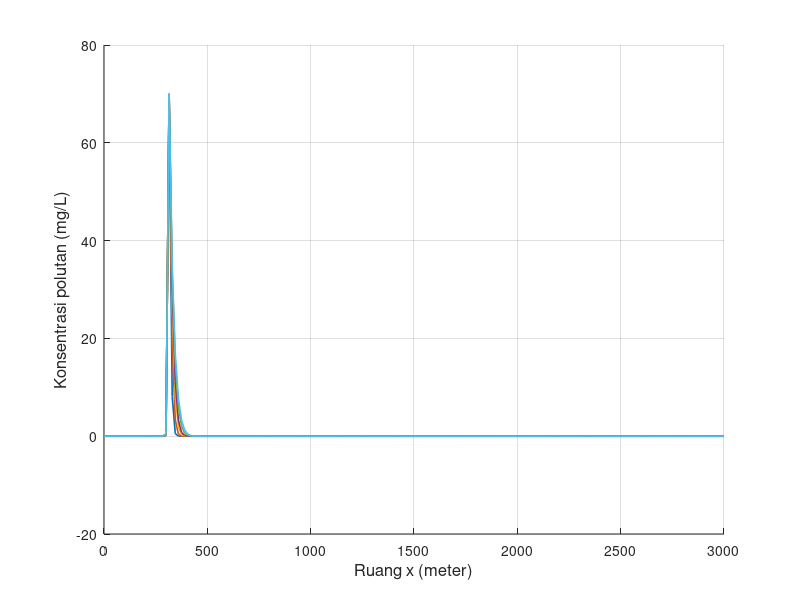

Source code (MATLAB): (Note: this script raises an error after producing the figure.)
clear; clc; close all;

% Feby Syarief Al A`raaf
% 26050124130087
% Oseanografi C
%
% Simulasi difusi 1 dimensi metode Crank-Nicolson
% Sumber polutan kontinu
% Grafik: konsentrasi polutan terhadap ruang
% NIM = 087, sehingga:
% x = 0, y = 8, z = 7

x_digit = 0;
y_digit = 8;
z_digit = 7;

C_source = 10 * z_digit;

L = 3000;
T = 7200;

scenario(1).nama = 'Skenario 1';
scenario(1).dx   = 15;
scenario(1).dt   = 6;
scenario(1).G    = 0.5;
scenario(1).m    = 15 + z_digit;

scenario(2).nama = 'Skenario 2';
scenario(2).dx   = 30;
scenario(2).dt   = 6;
scenario(2).G    = 0.05;
scenario(2).m    = 30 + z_digit;

scenario(3).nama = 'Skenario 3';
scenario(3).dx   = 15;
scenario(3).dt   = 6;
scenario(3).G    = 1;
scenario(3).m    = 15 + z_digit;

folder_output = 'output_Kontinu_CN_Polutan_Terhadap_Ruang';
if ~exist(folder_output, 'dir')
    mkdir(folder_output);
end

for s = 1:numel(scenario)

    fprintf('\nMemproses %s\n', scenario(s).nama);

    dx       = scenario(s).dx;
    dt       = scenario(s).dt;
    G        = scenario(s).G;
    m_source = scenario(s).m;

    M_grid = round(L / dx) + 1;
    Mmax   = max(M_grid, m_source);
    Nmax   = round(T / dt);

    alpha = (G * dt) / (dx^2);

    fprintf('dx = %.3f m, dt = %.3f s, G = %.3f m^2/s, m = %d\n', dx, dt, G, m_source);
    fprintf('Mmax = %d, Nmax = %d, alpha = %.6f\n', Mmax, Nmax, alpha);

    F = zeros(Nmax + 1, Mmax);

    t_step = 0:Nmax;
    t_time = t_step * dt;
    x_grid = 0:(Mmax - 1);
    x_pos  = x_grid * dx;

    tv = [60 180 360 500 800 1160];
    tv_valid = tv(tv >= 0 & tv <= T);
    n_plot = round(tv_valid / dt) + 1;

    if length(tv_valid) < length(tv)
        fprintf('%s: beberapa waktu berada di luar domain sehingga tidak digrafikkan.\n', scenario(s).nama);
    end

    a = -alpha;
    b = 2 + 2 * alpha;
    c = -alpha;

    H = zeros(1, Mmax);
    Q = zeros(1, Mmax);
    D = zeros(1, Mmax);

    for n = 1:Nmax

        F(n, m_source) = C_source;

        for i = 2:(Mmax-1)
            D(i) = alpha * F(n, i+1) + (2 - 2 * alpha) * F(n, i) + alpha * F(n, i-1);
        end

        D(2)      = D(2) + alpha * F(n+1, 1);
        D(Mmax-1) = D(Mmax-1) + alpha * F(n+1, Mmax);

        H(2) = c / b;
        Q(2) = D(2) / b;

        for i = 3:(Mmax-1)
            denom = b - a * H(i-1);
            H(i) = c / denom;
            Q(i) = (D(i) - a * Q(i-1)) / denom;
        end

        F(n+1, Mmax-1) = Q(Mmax-1);

        for j = (Mmax-2):-1:2
            F(n+1, j) = H(j) * F(n+1, j+1) + Q(j);
        end

        F(n+1, 1)    = F(n+1, 2);
        F(n+1, Mmax) = F(n+1, Mmax-1);
        F(n+1, m_source) = C_source;
    end

    fig = figure('Visible', 'off', 'Position', [100 100 1400 600]);
    hold on;

    legend_text = {};

    for k = 1:length(n_plot)
        plot(x_pos, F(n_plot(k), :), 'LineWidth', 1.2);
        legend_text{end+1} = sprintf('t = %d s', tv_valid(k));
    end

    grid on;
    xlabel('Ruang x (meter)', 'FontSize', 12);
    ylabel('Konsentrasi polutan (mg/L)', 'FontSize', 12);
    title(sprintf('%s - Konsentrasi polutan terhadap ruang', scenario(s).nama), ...
        'Feby Syarief-0087-Ose C', 'FontSize', 14, 'FontWeight', 'bold');
    xlim([x_pos(1), x_pos(end)]);

    y_max = max(F(n_plot, :), [], 'all');
    if isempty(y_max) || isnan(y_max) || y_max <= 0
        ylim([0 1]);
    else
        ylim([0, max(C_source * 1.2, y_max * 1.1)]);
    end

    set(gca, 'FontSize', 11);

    legend(legend_text, ...
        'Location', 'northwest', ...
        'FontSize', 8, ...
        'NumColumns', 2, ...
        'Box', 'on');

    hold off;

    nama_file = sprintf('cn_kontinu_ruang_skenario_%d.png', s);
    saveas(fig, fullfile(folder_output, nama_file));
    close(fig);

    fprintf('%s selesai diproses.\n', scenario(s).nama);
end

fprintf('\nSemua skenario telah selesai diproses.\n');
